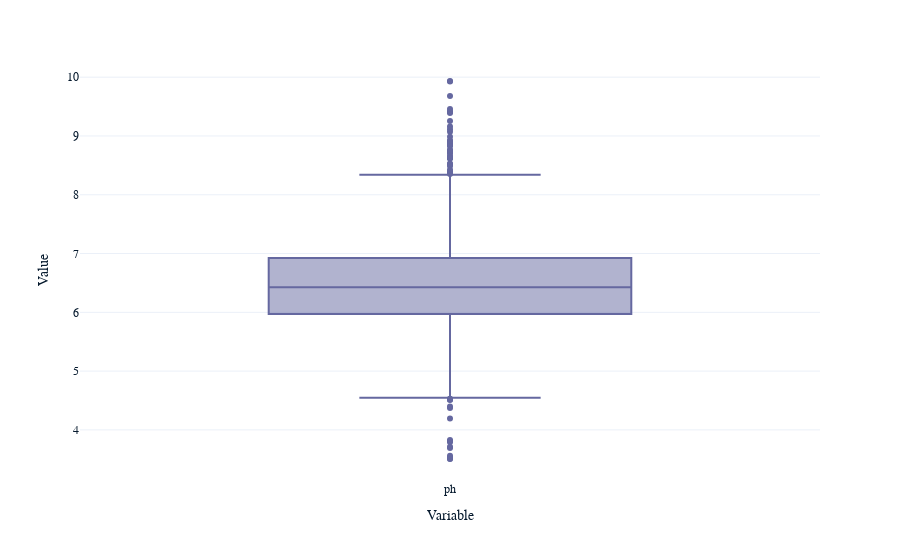

The code cell stored with this chart in its notebook:
### Code cell
ph = nutritions[nutritions['Variable'] == 'ph']
fig_ph = px.box(ph, x='Variable', y='Value')
fig_ph.show()

### Figure 1 — Plotly figure (JSON) as saved in the notebook; plotly's stock layout.template omitted (floating-point values rounded to 4 significant figures; data arrays with more than 128 entries replaced by an {"elided": "..."} marker saying what was removed)
{"data": [{"alignmentgroup": "True", "hovertemplate": "Variable=%{x}<br>Value=%{y}<extra></extra>", "legendgroup": "", "marker": {"color": "#6568a0"}, "name": "", "notched": false, "offsetgroup": "", "orientation": "v", "showlegend": false, "type": "box", "x": {"elided": "2200 str values"}, "x0": " ", "xaxis": "x", "y": {"elided": "2200 float values"}, "y0": " ", "yaxis": "y"}], "layout": {"boxmode": "group", "legend": {"tracegroupgap": 0}, "margin": {"t": 60}, "xaxis": {"anchor": "y", "domain": [0, 1], "title": {"text": "Variable"}}, "yaxis": {"anchor": "x", "domain": [0, 1], "title": {"text": "Value"}}}}
